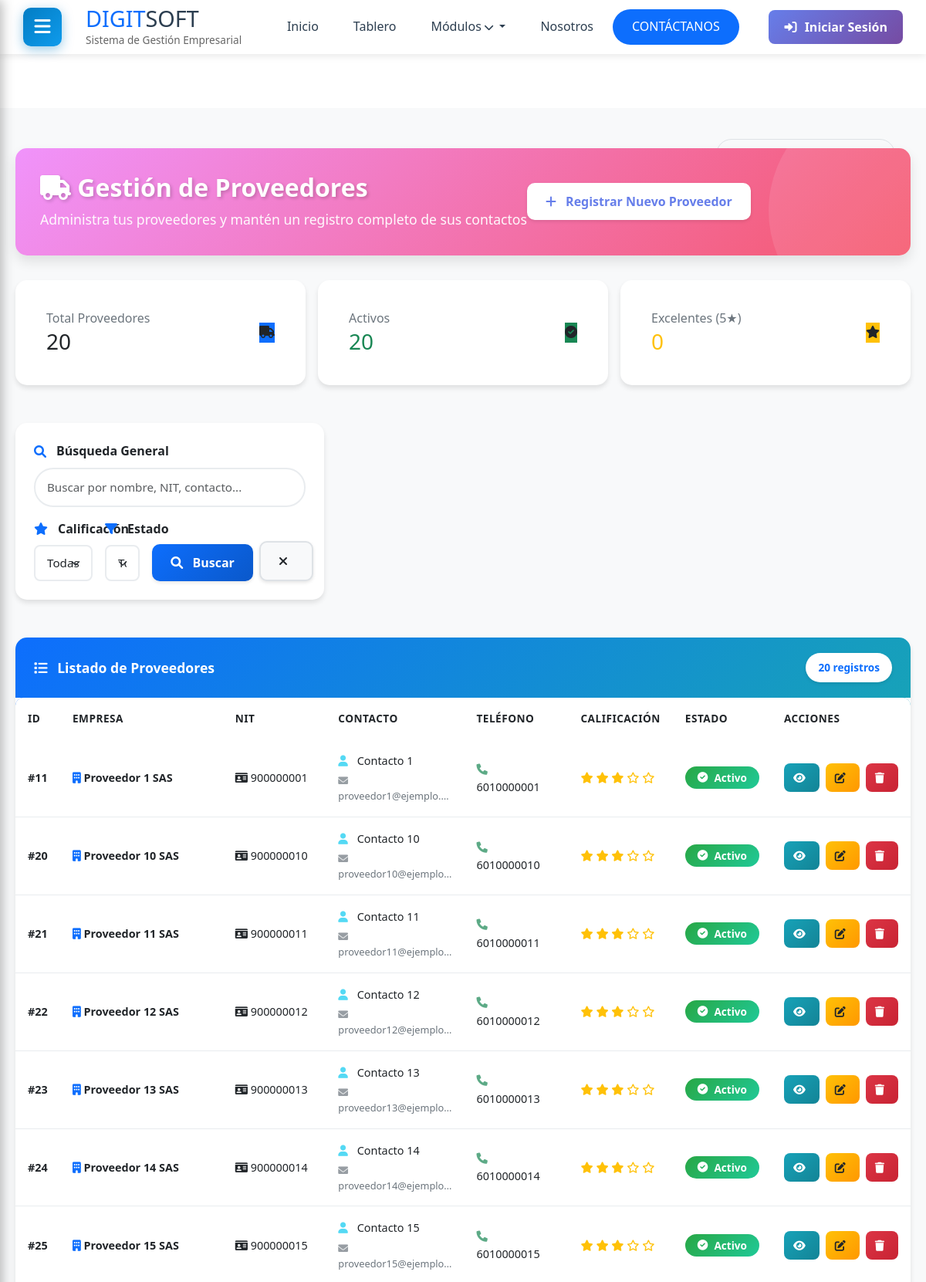
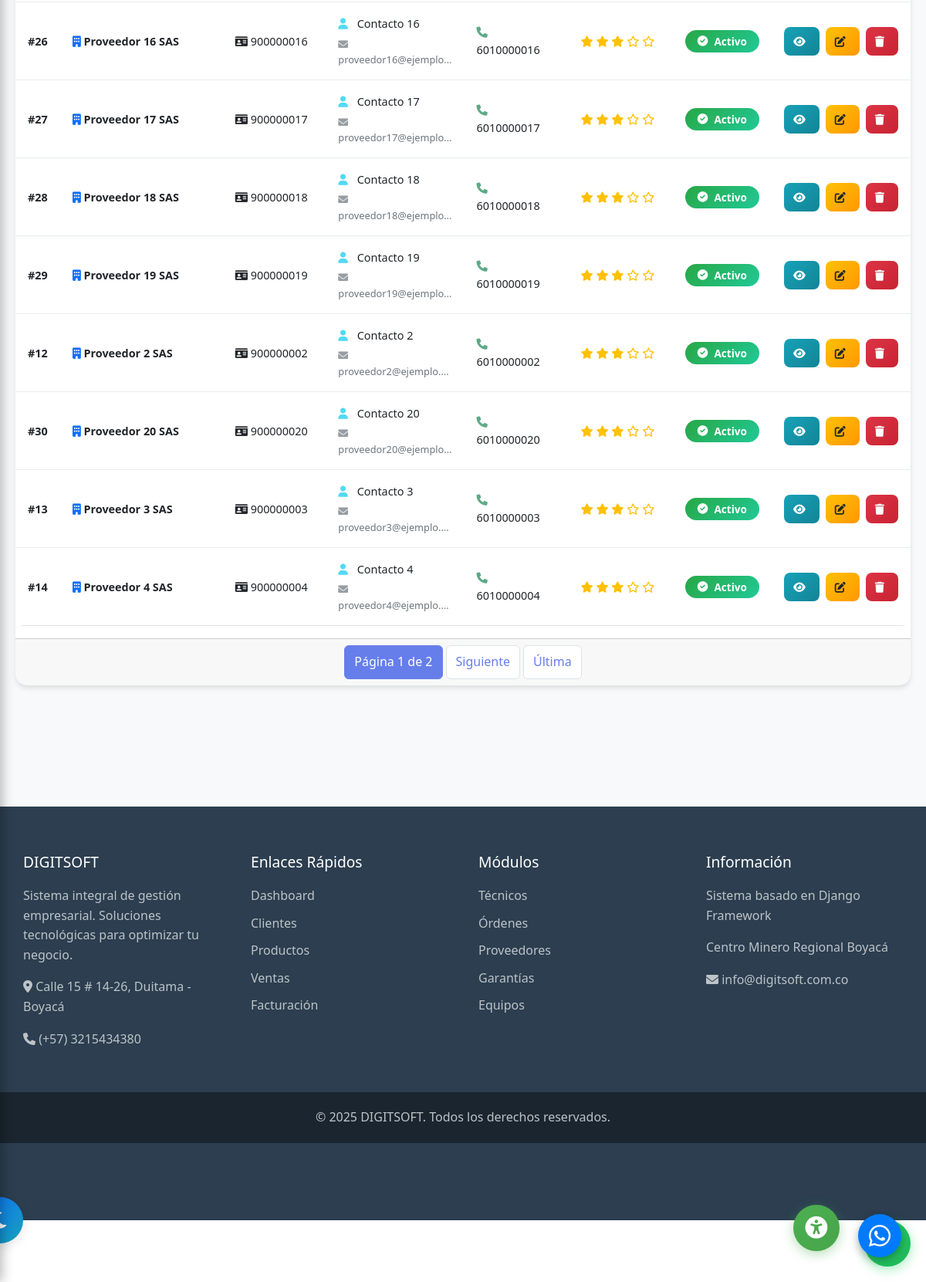
Screenshot of /proveedores/ with the database file from the repository (2 pictures, top to bottom).
### proveedores/models.py (models this page shows, shortened)
class Proveedor(models.Model):
    nombre_empresa = models.CharField(max_length=200, verbose_name="Nombre de la empresa")
    nit = models.CharField(
        max_length=20,
        unique=True,
        verbose_name="NIT",
        validators=[RegexValidator(r'^\d+-?\d*$', 'Ingrese un NIT válido')]
    )
    nombre_contacto = models.CharField(max_length=150, verbose_name="Nombre del contacto")
    telefono = models.CharField(
        max_length=15,
        verbose_name="Teléfono",
        validators=[RegexValidator(r'^\+?1?\d{9,15}$', 'Ingrese un número válido')]
    )
    email = models.EmailField(verbose_name="Correo electrónico")
    direccion = models.CharField(max_length=255, verbose_name="Dirección")
    ciudad = models.CharField(max_length=100, blank=True, verbose_name="Ciudad")
    pais = models.CharField(max_length=100, default='Colombia', verbose_name="País")
    productos_servicios = models.TextField(
        blank=True,
        verbose_name="Productos/Servicios que ofrece",
        help_text="Descripción de lo que suministra el proveedor"
    )
    condiciones_pago = models.CharField(
        max_length=100,
        blank=True,
        verbose_name="Condiciones de pago",
        help_text="Ej: 30 días, contado, etc."
    )
    tiempo_entrega = models.CharField(
        max_length=50,
        blank=True,
        verbose_name="Tiempo de entrega",
        help_text="Tiempo promedio de entrega"
    )
    CALIFICACION_CHOICES = [
        (1, '⭐ Malo'),
        (2, '⭐⭐ Regular'),
        (3, '⭐⭐⭐ Bueno'),
        (4, '⭐⭐⭐⭐ Muy Bueno'),
        (5, '⭐⭐⭐⭐⭐ Excelente'),
    ]
    calificacion = models.IntegerField(
        choices=CALIFICACION_CHOICES,
        default=3,
        verbose_name="Calificación"
    )
    activo = models.BooleanField(default=True, verbose_name="Activo")
    observaciones = models.TextField(blank=True, verbose_name="Observaciones")
    fecha_registro = models.DateTimeField(auto_now_add=True, verbose_name="Fecha de registro")
    fecha_actualizacion = models.DateTimeField(auto_now=True, verbose_name="Última actualización")
    class Meta:
        verbose_name = "Proveedor"
        verbose_name_plural = "Proveedores"
        ordering = ['nombre_empresa']
        db_table = 'proveedores'

### proveedores/views.py (the view, shortened to what this page needs)
# urls.py: path('', views.proveedores_lista, name='lista'),
def proveedores_lista(request):
    form = BuscarProveedorForm(request.GET or None)
    proveedores = Proveedor.objects.all()
    paginator = Paginator(proveedores, 15)
    page_number = request.GET.get('page')
    page_obj = paginator.get_page(page_number)
    total_proveedores = Proveedor.objects.count()
    proveedores_activos = Proveedor.objects.filter(activo=True).count()
    excelentes = Proveedor.objects.filter(calificacion=5).count()
    context = {
        'page_obj': page_obj,
        'form': form,
        'total_proveedores': total_proveedores,
        'proveedores_activos': proveedores_activos,
        'excelentes': excelentes,
    }
    return render(request, 'proveedores/lista.html', context)

### templates/proveedores/lista.html (shortened to what this page needs)
{% extends 'base_dashboard.html' %}
{% load static %}
{% block extra_css %}
<link rel="stylesheet" href="{% static 'css/clientes-enhanced.css' %}">
{% endblock %}
{% block content %}
<div class="container-fluid clientes-container animate-fade-in">
    <div class="module-header animate-slide-in">
        <div class="d-flex justify-content-between align-items-center">
            <div>
                <h2><i class="fas fa-truck"></i> Gestión de Proveedores</h2>
                <p>Administra tus proveedores y mantén un registro completo de sus contactos</p>
            </div>
            <a href="{% url 'proveedores:crear' %}" class="btn btn-light btn-enhanced">
                <i class="fas fa-plus"></i> Registrar Nuevo Proveedor
            </a>
        </div>
    </div>
    <div class="row mb-4 animate-slide-in">
        <div class="col-md-4">
            <div class="card card-enhanced stat-card">
                <div class="card-body">
                    <div class="d-flex justify-content-between align-items-center">
                        <div>
                            <h6 class="text-muted mb-1">Total Proveedores</h6>
                            <h3 class="mb-0">{{ total_proveedores }}</h3>
                        </div>
                        <div class="icon-wrapper bg-primary">
                            <i class="fas fa-truck"></i>
                        </div>
                    </div>
                </div>
            </div>
        </div>
        <div class="col-md-4">
            <div class="card card-enhanced stat-card">
                <div class="card-body">
                    <div class="d-flex justify-content-between align-items-center">
                        <div>
                            <h6 class="text-muted mb-1">Activos</h6>
                            <h3 class="mb-0 text-success">{{ proveedores_activos }}</h3>
                        </div>
                        <div class="icon-wrapper bg-success">
                            <i class="fas fa-check-circle"></i>
                        </div>
                    </div>
                </div>
            </div>
        </div>
        <div class="col-md-4">
            <div class="card card-enhanced stat-card">
                <div class="card-body">
                    <div class="d-flex justify-content-between align-items-center">
                        <div>
                            <h6 class="text-muted mb-1">Excelentes (5★)</h6>
                            <h3 class="mb-0 text-warning">{{ excelentes }}</h3>
                        </div>
                        <div class="icon-wrapper bg-warning">
                            <i class="fas fa-star"></i>
                        </div>
                    </div>
                </div>
            </div>
        </div>
    </div>
    <div class="row mb-4 animate-slide-in">
        <div class="col-12">
            <div class="card card-enhanced search-box">
                <form method="get" class="row g-3">
                    <div class="col-md-5">
                        <label><i class="fas fa-search"></i> Búsqueda General</label>
                        {{ form.busqueda }}
                    </div>
                    <div class="col-md-3">
                        <label><i class="fas fa-star"></i> Calificación</label>
                        {{ form.calificacion }}
                    </div>
                    <div class="col-md-2">
                        <label><i class="fas fa-filter"></i> Estado</label>
                        {{ form.estado }}
                    </div>
                    <div class="col-md-2 d-flex align-items-end gap-2">
                        <button type="submit" class="btn btn-primary-enhanced btn-enhanced flex-fill">
                            <i class="fas fa-search"></i> Buscar
                        </button>
                        <a href="{% url 'proveedores:lista' %}" class="btn btn-secondary-enhanced btn-enhanced">
                            <i class="fas fa-times"></i>
                        </a>
                    </div>
                </form>
            </div>
        </div>
    </div>
    <div class="row animate-slide-in">
        <div class="col-12">
            <div class="card card-enhanced">
                <div class="card-header card-header-enhanced">
                    <div class="d-flex justify-content-between align-items-center">
                        <span><i class="fas fa-list"></i> Listado de Proveedores</span>
                        <span class="records-counter">{{ page_obj.paginator.count }} registro{{ page_obj.paginator.count|pluralize }}</span>
                    </div>
                </div>
                <div class="card-body p-0">
                    {% if page_obj %}
                    <div class="table-responsive">
                        <table class="table table-enhanced mb-0" id="proveedoresTable">
                            <thead>
                                <tr>
                                    <th width="5%">ID</th>
                                    <th width="20%">EMPRESA</th>
                                    <th width="12%">NIT</th>
                                    <th width="15%">CONTACTO</th>
                                    <th width="12%">TELÉFONO</th>
                                    <th width="10%">CALIFICACIÓN</th>
                                    <th width="8%">ESTADO</th>
                                    <th width="15%">ACCIONES</th>
                                </tr>
                            </thead>
                            <tbody>
                                {% for proveedor in page_obj %}
                                <tr class="animate-fade-in">
                                    <td><strong>#{{ proveedor.id }}</strong></td>
                                    <td>
                                        <i class="fas fa-building text-primary"></i>
                                        <strong>{{ proveedor.nombre_empresa }}</strong>
                                    </td>
                                    <td>
                                        <i class="fas fa-id-card"></i>
                                        {{ proveedor.nit }}
                                    </td>
                                    <td>
                                        <i class="fas fa-user text-info"></i>
                                        {{ proveedor.nombre_contacto }}<br>
                                        <small class="text-muted"><i class="fas fa-envelope"></i> {{ proveedor.email|truncatechars:20 }}</small>
                                    </td>
                                    <td>
                                        <i class="fas fa-phone text-success"></i>
                                        {{ proveedor.telefono }}
                                    </td>
                                    <td>
                                        <span class="calificacion-stars">
                                            {% for i in "12345" %}
                                                {% if forloop.counter <= proveedor.calificacion %}
                                                    <i class="fas fa-star"></i>
                                                {% else %}
                                                    <i class="far fa-star"></i>
                                                {% endif %}
                                            {% endfor %}
                                        </span>
                                    </td>
                                    <td>
                                        {% if proveedor.activo %}
                                        <span class="badge badge-enhanced badge-success-enhanced">
                                            <i class="fas fa-check-circle"></i> Activo
                                        </span>
                                        {% else %}
                                        <span class="badge badge-enhanced badge-secondary-enhanced">
                                            <i class="fas fa-ban"></i> Inactivo
                                        </span>
                                        {% endif %}
                                    </td>
                                    <td>
                                        <div class="btn-group-enhanced">
                                            <a href="{% url 'proveedores:detalle' proveedor.pk %}"
                                               class="btn btn-info-enhanced btn-sm-enhanced"
                                               title="Ver detalles"
                                               data-bs-toggle="tooltip">
                                                <i class="fas fa-eye"></i>
                                            </a>
                                            <a href="{% url 'proveedores:editar' proveedor.pk %}"
                                               class="btn btn-warning-enhanced btn-sm-enhanced"
                                               title="Editar"
                                               data-bs-toggle="tooltip">
                                                <i class="fas fa-edit"></i>
                                            </a>
                                            <a href="{% url 'proveedores:eliminar' proveedor.pk %}"
                                               class="btn btn-danger-enhanced btn-sm-enhanced"
                                               title="Eliminar"
                                               data-bs-toggle="tooltip">
                                                <i class="fas fa-trash"></i>
                                            </a>
                                        </div>
                                    </td>
                                </tr>
                                {% endfor %}
                            </tbody>
                        </table>
                    </div>
                    {% if page_obj.has_other_pages %}
                    <div class="card-footer">
                        <nav>
                            <ul class="pagination justify-content-center mb-0">
                                <li class="page-item active">
                                    <span class="page-link">
                                        Página {{ page_obj.number }} de {{ page_obj.paginator.num_pages }}
                                    </span>
                                </li>
                                {% if page_obj.has_next %}
                                <li class="page-item">
                                    <a class="page-link" href="?page={{ page_obj.next_page_number }}">Siguiente</a>
                                </li>
                                <li class="page-item">
                                    <a class="page-link" href="?page={{ page_obj.paginator.num_pages }}">Última</a>
                                </li>
                                {% endif %}
                            </ul>
                        </nav>
                    </div>
                    {% endif %}
                    {% endif %}
                </div>
            </div>
        </div>
    </div>
</div>
{% endblock %}

### rows the page displays
Proveedor: id "11", nombre_empresa "Proveedor 1 SAS", nit "900000001", nombre_contacto "Contacto 1", email "proveedor1@ejemplo.…", telefono "6010000001", calificacion 3 (drawn), activo True (drawn)
Proveedor: id "20", nombre_empresa "Proveedor 10 SAS", nit "900000010", nombre_contacto "Contacto 10", email "proveedor10@ejemplo…", telefono "6010000010", calificacion 3 (drawn), activo True (drawn)
Proveedor: id "21", nombre_empresa "Proveedor 11 SAS", nit "900000011", nombre_contacto "Contacto 11", email "proveedor11@ejemplo…", telefono "6010000011", calificacion 3 (drawn), activo True (drawn)
Proveedor: id "22", nombre_empresa "Proveedor 12 SAS", nit "900000012", nombre_contacto "Contacto 12", email "proveedor12@ejemplo…", telefono "6010000012", calificacion 3 (drawn), activo True (drawn)
Proveedor: id "23", nombre_empresa "Proveedor 13 SAS", nit "900000013", nombre_contacto "Contacto 13", email "proveedor13@ejemplo…", telefono "6010000013", calificacion 3 (drawn), activo True (drawn)
Proveedor: id "24", nombre_empresa "Proveedor 14 SAS", nit "900000014", nombre_contacto "Contacto 14", email "proveedor14@ejemplo…", telefono "6010000014", calificacion 3 (drawn), activo True (drawn)
Proveedor: id "25", nombre_empresa "Proveedor 15 SAS", nit "900000015", nombre_contacto "Contacto 15", email "proveedor15@ejemplo…", telefono "6010000015", calificacion 3 (drawn), activo True (drawn)
Proveedor: id "26", nombre_empresa "Proveedor 16 SAS", nit "900000016", nombre_contacto "Contacto 16", email "proveedor16@ejemplo…", telefono "6010000016", calificacion 3 (drawn), activo True (drawn)
Proveedor: id "27", nombre_empresa "Proveedor 17 SAS", nit "900000017", nombre_contacto "Contacto 17", email "proveedor17@ejemplo…", telefono "6010000017", calificacion 3 (drawn), activo True (drawn)
Proveedor: id "28", nombre_empresa "Proveedor 18 SAS", nit "900000018", nombre_contacto "Contacto 18", email "proveedor18@ejemplo…", telefono "6010000018", calificacion 3 (drawn), activo True (drawn)
Proveedor: id "29", nombre_empresa "Proveedor 19 SAS", nit "900000019", nombre_contacto "Contacto 19", email "proveedor19@ejemplo…", telefono "6010000019", calificacion 3 (drawn), activo True (drawn)
Proveedor: id "12", nombre_empresa "Proveedor 2 SAS", nit "900000002", nombre_contacto "Contacto 2", email "proveedor2@ejemplo.…", telefono "6010000002", calificacion 3 (drawn), activo True (drawn)
Proveedor: id "30", nombre_empresa "Proveedor 20 SAS", nit "900000020", nombre_contacto "Contacto 20", email "proveedor20@ejemplo…", telefono "6010000020", calificacion 3 (drawn), activo True (drawn)
Proveedor: id "13", nombre_empresa "Proveedor 3 SAS", nit "900000003", nombre_contacto "Contacto 3", email "proveedor3@ejemplo.…", telefono "6010000003", calificacion 3 (drawn), activo True (drawn)
Proveedor: id "14", nombre_empresa "Proveedor 4 SAS", nit "900000004", nombre_contacto "Contacto 4", email "proveedor4@ejemplo.…", telefono "6010000004", calificacion 3 (drawn), activo True (drawn)

### other values shown
{{ total_proveedores }} "20"
{{ proveedores_activos }} "20"
{{ excelentes }} "0"
{{ page_obj.paginator.count }} "20"
{{ page_obj.number }} "1"
{{ page_obj.paginator.num_pages }} "2"
